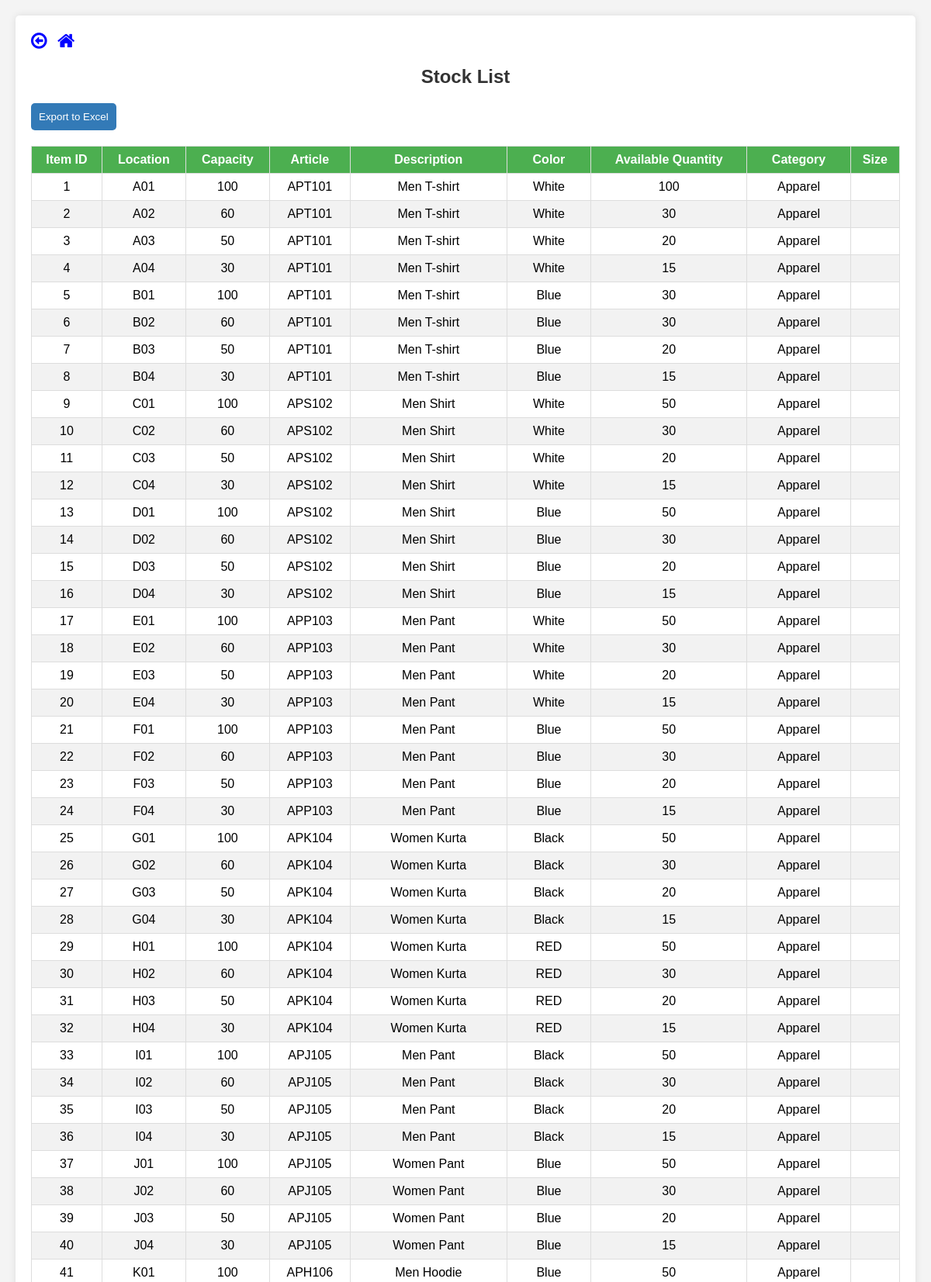
Screenshot of /stocks.php (upper part) with the database file from the repository.
### tables this page shows
CREATE TABLE `inv_location` (
  `id` int(11) NOT NULL,
  `location` varchar(255) DEFAULT NULL,
  `capacity` int(11) DEFAULT NULL,
  `article_no` varchar(11) NOT NULL,
  `article_description` varchar(255) DEFAULT NULL,
  `color` varchar(255) DEFAULT NULL,
  `available_quantity` int(11) DEFAULT NULL,
  `article_size` varchar(10) DEFAULT NULL,
  `category` varchar(50) DEFAULT NULL
);

### stocks.php (the view, shortened to what this page needs)
<?php
include('../Includes/connection.php');
$query = "SELECT * FROM inv_location";
$result = $conn->query($query);
?>
<!DOCTYPE html>
<html lang="en">
<head>
<link rel="stylesheet" href="https://cdnjs.cloudflare.com/ajax/libs/font-awesome/4.7.0/css/font-awesome.min.css">
</head>
<body>
<div class="main-content">
        <a href="#" onclick="window.history.back(); return false;"><i style="font-size:24px;color:blue" class="fa">&#xf190;</i></a>
        <a href="index.php"><i style="font-size:24px;color:blue" class="fa">&#xf015;</i></a>
        <div>
            <h2>Stock List</h2>
            <button class="export-btn" onclick="exportToExcel('product-table')">Export to Excel</button>
            <table id="product-table">
                <thead>
                    <tr>
                        <th>Item ID</th>
                        <th>Location</th>
                        <th>Capacity</th>
                        <th>Article</th>
                        <th>Description</th>
                        <th>Color</th>
                        <th>Available Quantity</th>
                        <th>Category</th>
                        <th>Size</th>
                    </tr>
                </thead>
                <tbody>
                    <?php while ($row = $result->fetch_assoc()) { ?>
                        <tr>
                            <td><?php echo $row['id']; ?></td>
                            <td><?php echo $row['location']; ?></td>
                            <td><?php echo $row['capacity']; ?></td>
                            <td><?php echo $row['article_no']; ?></td>
                            <td><?php echo $row['article_description']; ?></td>
                            <td><?php echo $row['color']; ?></td>
                            <td><?php echo $row['available_quantity']; ?></td>
                            <td><?php echo $row['category']; ?></td>
                            <td><?php echo $row['size']; ?></td>
                        </tr>
                    <?php } ?>
                </tbody>
            </table>
        </div>
    </div>
</body>
</html>

### stocks.php (style rules this page uses)
body { font-family: 'Arial', sans-serif; margin: 0; padding: 0; background-color: #f4f4f4; }
.main-content { margin: 20px; padding: 20px; background-color: #fff; box-shadow: 0 0 10px rgba(0, 0, 0, 0.1); border-radius: 5px; }
h2, h3 { color: #333; text-align: center; }
button { background-color: #4caf50; color: #fff; padding: 10px; border: none; cursor: pointer; border-radius: 50px; }
table { width: 100%; border-collapse: collapse; margin-top: 20px; }
th, td { border: 1px solid #ddd; padding: 8px; text-align: center; }
th { background-color: #4caf50; color: #fff; }
tbody tr:nth-child(even) { background-color: #f2f2f2; }
a { color: #d9534f; text-decoration: none; cursor: pointer; }
.export-btn { background-color: #337ab7; color: #fff; padding: 10px; border: none; cursor: pointer; border-radius: 5px; }

### rows the page displays
inv_location: id "1", location "A01", capacity "100", article_no "APT101", article_description "Men T-shirt", color "White", available_quantity "100", category "Apparel"
inv_location: id "2", location "A02", capacity "60", article_no "APT101", article_description "Men T-shirt", color "White", available_quantity "30", category "Apparel"
inv_location: id "3", location "A03", capacity "50", article_no "APT101", article_description "Men T-shirt", color "White", available_quantity "20", category "Apparel"
inv_location: id "4", location "A04", capacity "30", article_no "APT101", article_description "Men T-shirt", color "White", available_quantity "15", category "Apparel"
inv_location: id "5", location "B01", capacity "100", article_no "APT101", article_description "Men T-shirt", color "Blue", available_quantity "30", category "Apparel"
inv_location: id "6", location "B02", capacity "60", article_no "APT101", article_description "Men T-shirt", color "Blue", available_quantity "30", category "Apparel"
inv_location: id "7", location "B03", capacity "50", article_no "APT101", article_description "Men T-shirt", color "Blue", available_quantity "20", category "Apparel"
inv_location: id "8", location "B04", capacity "30", article_no "APT101", article_description "Men T-shirt", color "Blue", available_quantity "15", category "Apparel"
inv_location: id "9", location "C01", capacity "100", article_no "APS102", article_description "Men Shirt", color "White", available_quantity "50", category "Apparel"
inv_location: id "10", location "C02", capacity "60", article_no "APS102", article_description "Men Shirt", color "White", available_quantity "30", category "Apparel"
inv_location: id "11", location "C03", capacity "50", article_no "APS102", article_description "Men Shirt", color "White", available_quantity "20", category "Apparel"
inv_location: id "12", location "C04", capacity "30", article_no "APS102", article_description "Men Shirt", color "White", available_quantity "15", category "Apparel"
inv_location: id "13", location "D01", capacity "100", article_no "APS102", article_description "Men Shirt", color "Blue", available_quantity "50", category "Apparel"
inv_location: id "14", location "D02", capacity "60", article_no "APS102", article_description "Men Shirt", color "Blue", available_quantity "30", category "Apparel"
inv_location: id "15", location "D03", capacity "50", article_no "APS102", article_description "Men Shirt", color "Blue", available_quantity "20", category "Apparel"
inv_location: id "16", location "D04", capacity "30", article_no "APS102", article_description "Men Shirt", color "Blue", available_quantity "15", category "Apparel"
inv_location: id "17", location "E01", capacity "100", article_no "APP103", article_description "Men Pant", color "White", available_quantity "50", category "Apparel"
inv_location: id "18", location "E02", capacity "60", article_no "APP103", article_description "Men Pant", color "White", available_quantity "30", category "Apparel"
inv_location: id "19", location "E03", capacity "50", article_no "APP103", article_description "Men Pant", color "White", available_quantity "20", category "Apparel"
inv_location: id "20", location "E04", capacity "30", article_no "APP103", article_description "Men Pant", color "White", available_quantity "15", category "Apparel"
inv_location: id "21", location "F01", capacity "100", article_no "APP103", article_description "Men Pant", color "Blue", available_quantity "50", category "Apparel"
inv_location: id "22", location "F02", capacity "60", article_no "APP103", article_description "Men Pant", color "Blue", available_quantity "30", category "Apparel"
inv_location: id "23", location "F03", capacity "50", article_no "APP103", article_description "Men Pant", color "Blue", available_quantity "20", category "Apparel"
inv_location: id "24", location "F04", capacity "30", article_no "APP103", article_description "Men Pant", color "Blue", available_quantity "15", category "Apparel"
inv_location: id "25", location "G01", capacity "100", article_no "APK104", article_description "Women Kurta", color "Black", available_quantity "50", category "Apparel"
inv_location: id "26", location "G02", capacity "60", article_no "APK104", article_description "Women Kurta", color "Black", available_quantity "30", category "Apparel"
inv_location: id "27", location "G03", capacity "50", article_no "APK104", article_description "Women Kurta", color "Black", available_quantity "20", category "Apparel"
inv_location: id "28", location "G04", capacity "30", article_no "APK104", article_description "Women Kurta", color "Black", available_quantity "15", category "Apparel"
inv_location: id "29", location "H01", capacity "100", article_no "APK104", article_description "Women Kurta", color "RED", available_quantity "50", category "Apparel"
inv_location: id "30", location "H02", capacity "60", article_no "APK104", article_description "Women Kurta", color "RED", available_quantity "30", category "Apparel"
inv_location: id "31", location "H03", capacity "50", article_no "APK104", article_description "Women Kurta", color "RED", available_quantity "20", category "Apparel"
inv_location: id "32", location "H04", capacity "30", article_no "APK104", article_description "Women Kurta", color "RED", available_quantity "15", category "Apparel"
inv_location: id "33", location "I01", capacity "100", article_no "APJ105", article_description "Men Pant", color "Black", available_quantity "50", category "Apparel"
inv_location: id "34", location "I02", capacity "60", article_no "APJ105", article_description "Men Pant", color "Black", available_quantity "30", category "Apparel"
inv_location: id "35", location "I03", capacity "50", article_no "APJ105", article_description "Men Pant", color "Black", available_quantity "20", category "Apparel"
inv_location: id "36", location "I04", capacity "30", article_no "APJ105", article_description "Men Pant", color "Black", available_quantity "15", category "Apparel"
inv_location: id "37", location "J01", capacity "100", article_no "APJ105", article_description "Women Pant", color "Blue", available_quantity "50", category "Apparel"
inv_location: id "38", location "J02", capacity "60", article_no "APJ105", article_description "Women Pant", color "Blue", available_quantity "30", category "Apparel"
inv_location: id "39", location "J03", capacity "50", article_no "APJ105", article_description "Women Pant", color "Blue", available_quantity "20", category "Apparel"
inv_location: id "40", location "J04", capacity "30", article_no "APJ105", article_description "Women Pant", color "Blue", available_quantity "15", category "Apparel"
inv_location: id "41", location "K01", capacity "100", article_no "APH106", article_description "Men Hoodie", color "Blue", available_quantity "50", category "Apparel"
